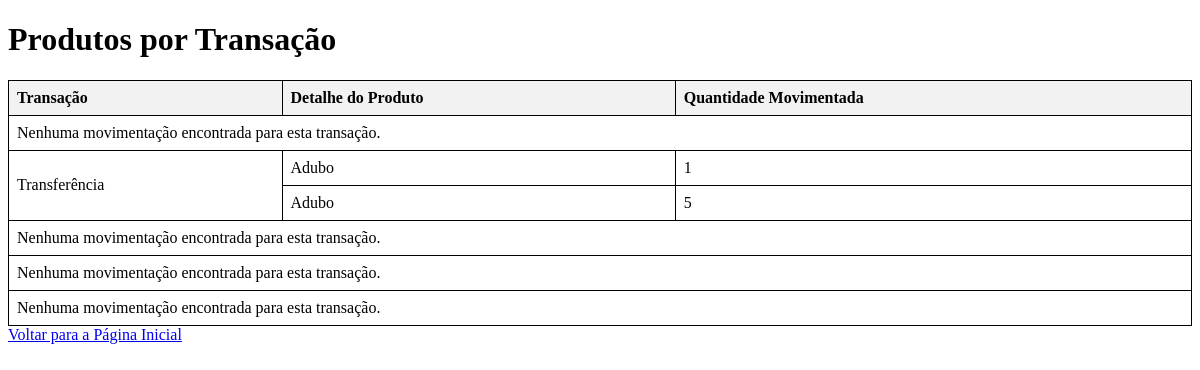
/produtos-por-transacao/, run on the app's committed database.
### app/models.py (models this page shows, shortened)
class Transaction(models.Model):
    TRANSFERENCIA = 'Doação'
    TRANSFERENCIA2 = 'Perda'
    TRANSFERENCIA3 = 'Transferência'
    TRANSFERENCIA4 = 'Entrada'
    TRANSFERENCIA5 = 'Saída'
    TIPO_CHOICES = [
        (TRANSFERENCIA, 'Doação'),
        (TRANSFERENCIA2, 'Perda'),
        (TRANSFERENCIA3, 'Transferência'),
        (TRANSFERENCIA4, 'Entrada'),
        (TRANSFERENCIA5, 'Saída'),
    ]
    transacao = models.CharField(max_length=100, choices=TIPO_CHOICES)

class MovimentacaoProduto(models.Model):
    data_hora_movimentacao = models.DateTimeField(default=timezone.now)
    subsector_origem = models.ForeignKey(Subsector, related_name='movimentacoes_origem', on_delete=models.CASCADE)
    subsector_destino = models.ForeignKey(Subsector, related_name='movimentacoes_destino', on_delete=models.CASCADE)
    detalhe_produto = models.ForeignKey(DetalheProduto, related_name='movimentacoes', on_delete=models.CASCADE)
    quantidade_movimentada = models.IntegerField()
    transacao = models.ForeignKey(Transaction, related_name='movimentacoes', on_delete=models.CASCADE)

class DetalheProduto(models.Model):
    produto = models.ForeignKey(Produto, related_name='detalhes', on_delete=models.CASCADE)
    unidade_produto = models.IntegerField(default=0)
    cor_produto = models.CharField(max_length=100)
    sabor_produto = models.CharField(max_length=100)
    quantidade_embalagem_produto = models.IntegerField(default=0)
    tipo_embalagem_produto = models.ForeignKey(TipoEmbalagem, related_name='produtos', on_delete=models.CASCADE)
    quantidade_produto = models.IntegerField(default=0)
    preco_custo_produto = models.DecimalField(max_digits=10, decimal_places=2)
    preco_venda_produto = models.DecimalField(max_digits=10, decimal_places=2)
    subsetor = models.ForeignKey(Subsector, related_name='produtos', on_delete=models.CASCADE)

class Produto(models.Model):
    nome_produto = models.CharField(max_length=100)
    marca = models.ForeignKey(Marca, related_name='produtos', on_delete=models.CASCADE)
    modelo = models.ForeignKey(Modelo, related_name='produtos', on_delete=models.CASCADE)
    fabricante = models.ForeignKey(Fabricante, related_name='produtos', on_delete=models.CASCADE)

### app/views.py (the view)
# urls.py: path('produtos-por-transacao/', views.ProdutosPorTransacaoListView.as_view(), name='produtos-por-transacao'),
class ProdutosPorTransacaoListView(ListView):
    template_name = 'produtos_por_transacao.html'
    context_object_name = 'transacoes'
    def get_queryset(self):
        transacoes = Transaction.objects.all().prefetch_related('movimentacoes')
        return transacoes

### app/templates/produtos_por_transacao.html (shortened to what this page needs)
<!DOCTYPE html>
<html>
<head>
</head>
<body>
    <h1>Produtos por Transação</h1>
    <table>
        <thead>
            <tr>
                <th>Transação</th>
                <th>Detalhe do Produto</th>
                <th>Quantidade Movimentada</th>
            </tr>
        </thead>
        <tbody>
            {% for transacao in transacoes %}
                {% for movimentacao in transacao.movimentacoes.all %}
                    <tr>
                        {% if forloop.first %}
                            <td rowspan="{{ transacao.movimentacoes.count }}">{{ transacao.transacao }}</td>
                        {% endif %}
                        <td>{{ movimentacao.detalhe_produto.produto.nome_produto }}</td>
                        <td>{{ movimentacao.quantidade_movimentada }}</td>
                    </tr>
                {% empty %}
                    <tr>
                        <td colspan="3">Nenhuma movimentação encontrada para esta transação.</td>
                    </tr>
                {% endfor %}
            {% endfor %}
        </tbody>
    </table>
    <a href="{% url 'home' %}">Voltar para a Página Inicial</a>
</body>
</html>

### app/templates/produtos_por_transacao.html (style rules this page uses)
table { width: 100%; border-collapse: collapse; }
table, th, td { border: 1px solid black; }
th, td { padding: 8px; text-align: left; }
th { background-color: #f2f2f2; }

### data on the page
MovimentacaoProduto: detalhe_produto.produto.nome_produto "Adubo", quantidade_movimentada "1"
MovimentacaoProduto: detalhe_produto.produto.nome_produto "Adubo", quantidade_movimentada "5"
